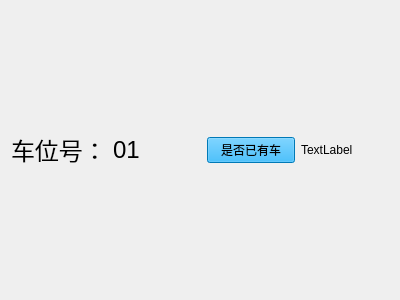
<?xml version="1.0" encoding="UTF-8"?>
<ui version="4.0">
 <class>carport</class>
 <widget class="QWidget" name="carport">
  <property name="geometry">
   <rect>
    <x>0</x>
    <y>0</y>
    <width>400</width>
    <height>300</height>
   </rect>
  </property>
  <property name="windowTitle">
   <string>Form</string>
  </property>
  <layout class="QGridLayout" name="gridLayout_2">
   <item row="0" column="0">
    <layout class="QGridLayout" name="gridLayout">
     <item row="0" column="0">
      <widget class="QLabel" name="label">
       <property name="font">
        <font>
         <family>SimSun-ExtB</family>
         <pointsize>18</pointsize>
        </font>
       </property>
       <property name="text">
        <string>车位号：</string>
       </property>
      </widget>
     </item>
     <item row="0" column="1">
      <widget class="QLabel" name="labelCarPortId">
       <property name="font">
        <font>
         <pointsize>18</pointsize>
        </font>
       </property>
       <property name="text">
        <string>01</string>
       </property>
      </widget>
     </item>
     <item row="0" column="2">
      <widget class="QPushButton" name="pushButtonStatus">
       <property name="styleSheet">
        <string notr="true">background-color: rgb(0, 170, 255);</string>
       </property>
       <property name="text">
        <string>是否已有车</string>
       </property>
      </widget>
     </item>
     <item row="0" column="3">
      <widget class="QLabel" name="labelCardId">
       <property name="text">
        <string>TextLabel</string>
       </property>
      </widget>
     </item>
    </layout>
   </item>
  </layout>
 </widget>
 <resources/>
 <connections/>
</ui>
